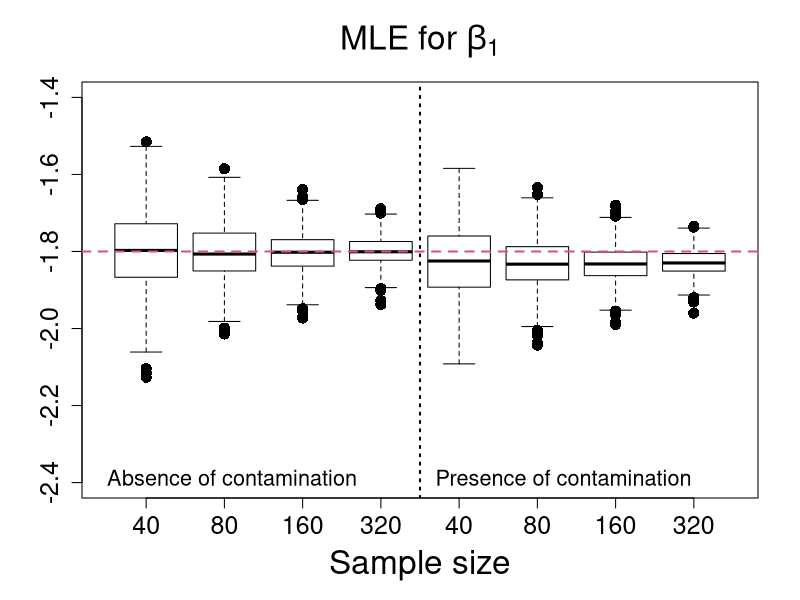
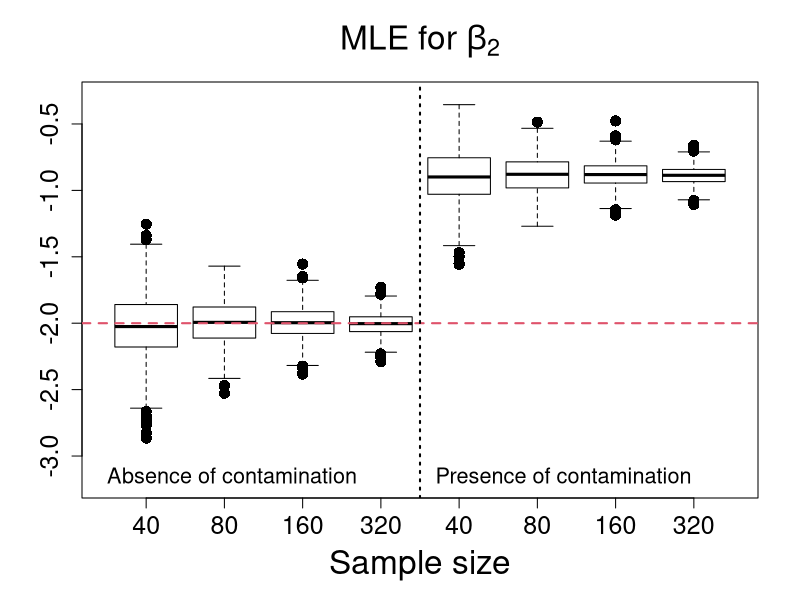
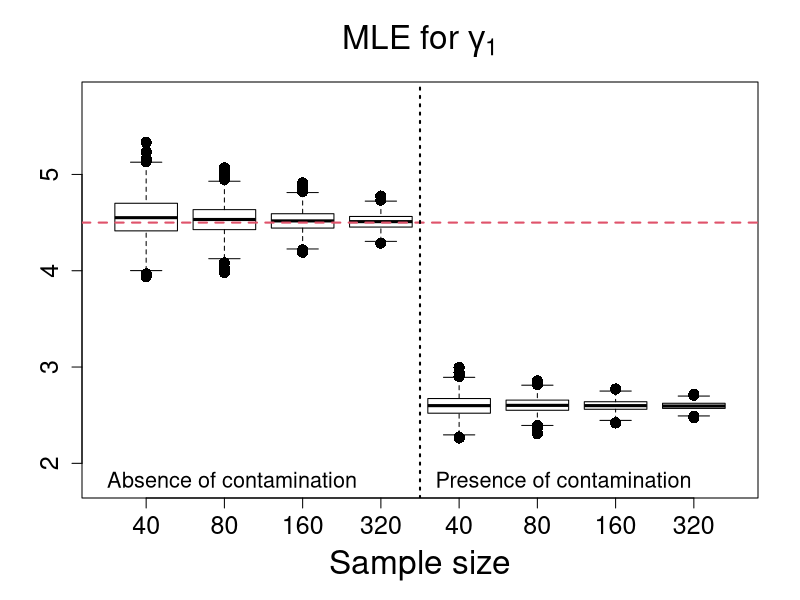
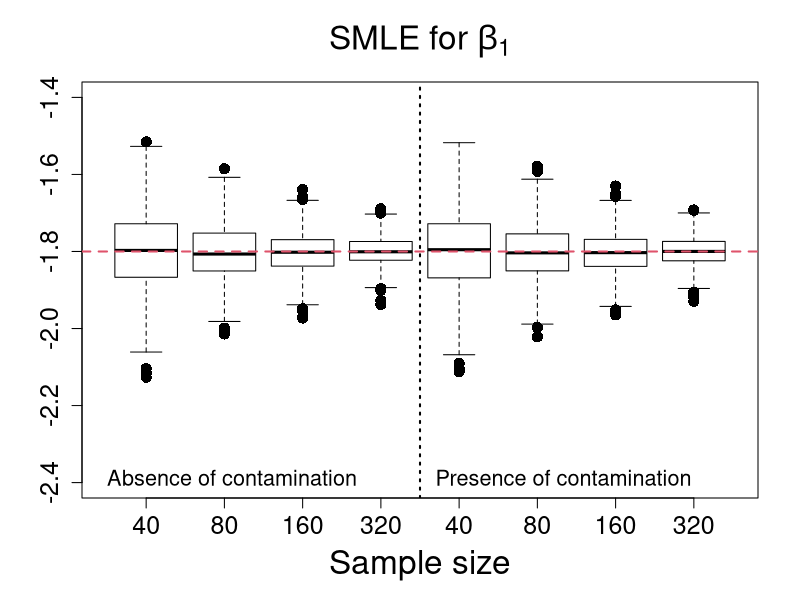
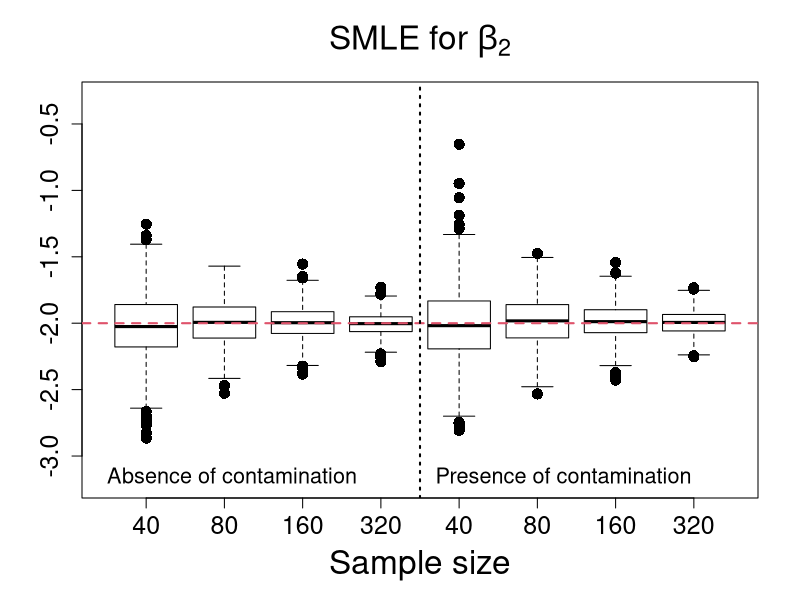
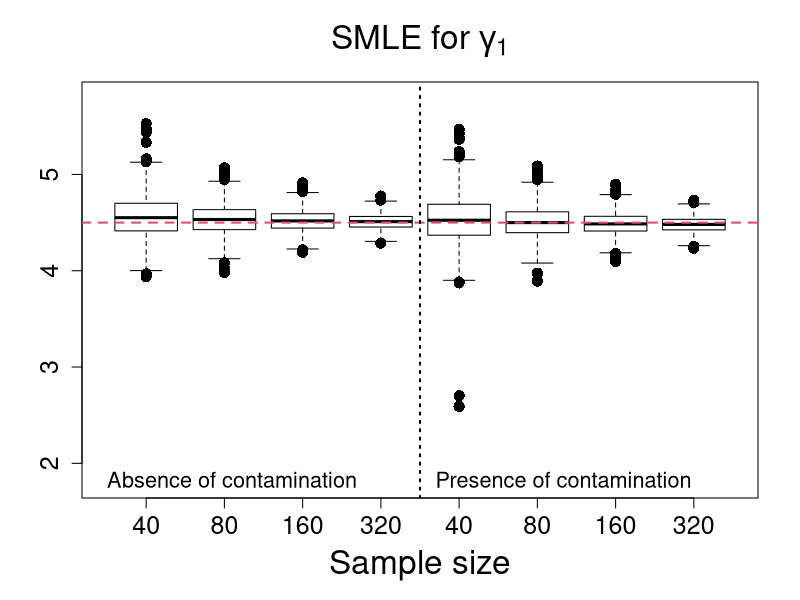
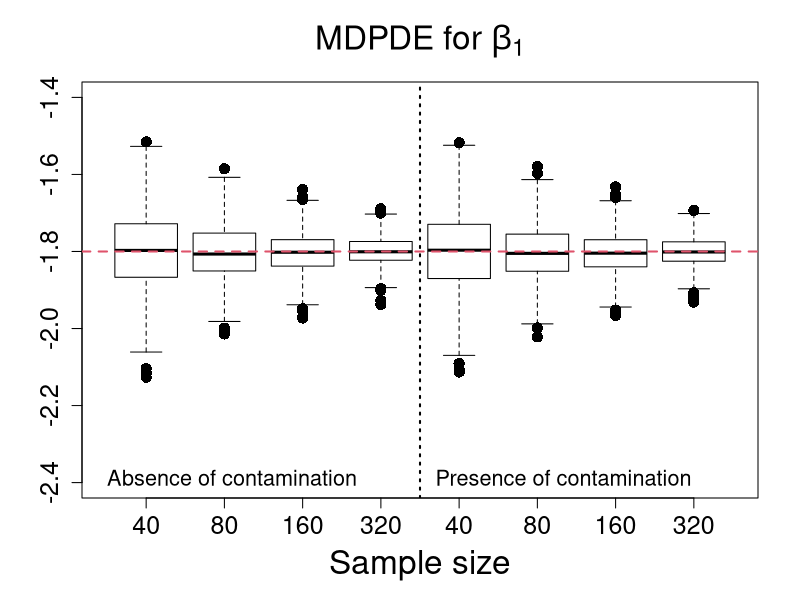
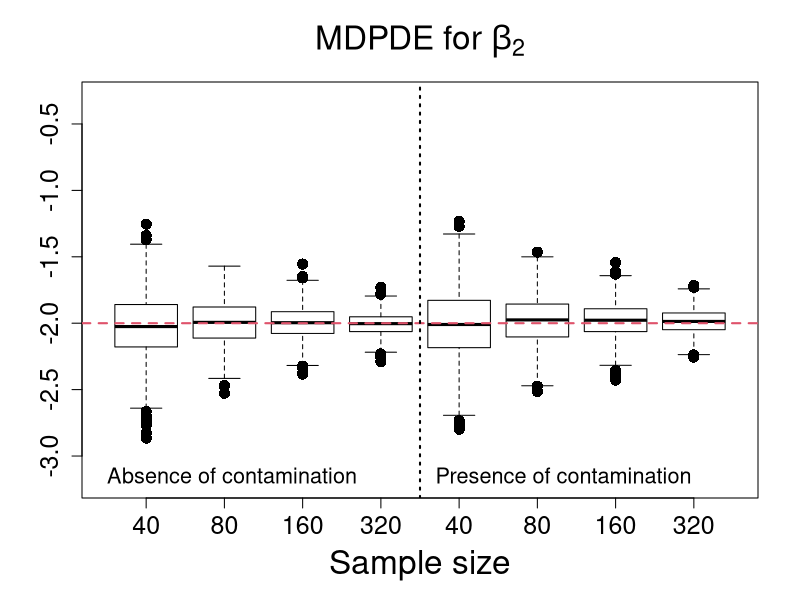

The R script that drew these images, in order:
rm(list=ls())

data40 <- read.table("Estimates_Scenario1_n40.txt", h=T)
data80 <- read.table("Estimates_Scenario1_n80.txt", h=T)
data160 <- read.table("Estimates_Scenario1_n160.txt", h=T)
data320 <- read.table("Estimates_Scenario1_n320.txt", h=T)

#**************************MLE estimates******************************#
MLE_beta1_n40 <- data40$MLE_beta1; MLEC_beta1_n40 <- data40$MLE_C_beta1
MLE_beta2_n40 <- data40$MLE_beta2; MLEC_beta2_n40 <- data40$MLE_C_beta2
MLE_gama1_n40 <- data40$MLE_gama1; MLEC_gama1_n40 <- data40$MLE_C_gama1

MLE_beta1_n80 <- data80$MLE_beta1; MLEC_beta1_n80 <- data80$MLE_C_beta1
MLE_beta2_n80 <- data80$MLE_beta2; MLEC_beta2_n80 <- data80$MLE_C_beta2
MLE_gama1_n80 <- data80$MLE_gama1; MLEC_gama1_n80 <- data80$MLE_C_gama1

MLE_beta1_n160 <- data160$MLE_beta1; MLEC_beta1_n160 <- data160$MLE_C_beta1
MLE_beta2_n160 <- data160$MLE_beta2; MLEC_beta2_n160 <- data160$MLE_C_beta2
MLE_gama1_n160 <- data160$MLE_gama1; MLEC_gama1_n160 <- data160$MLE_C_gama1

MLE_beta1_n320 <- data320$MLE_beta1; MLEC_beta1_n320 <- data320$MLE_C_beta1
MLE_beta2_n320 <- data320$MLE_beta2; MLEC_beta2_n320 <- data320$MLE_C_beta2
MLE_gama1_n320 <- data320$MLE_gama1; MLEC_gama1_n320 <- data320$MLE_C_gama1

#**************************SMLE estimates******************************#
SMLE_beta1_n40 <- data40$SMLE_beta1; SMLEC_beta1_n40 <- data40$SMLE_C_beta1
SMLE_beta2_n40 <- data40$SMLE_beta2; SMLEC_beta2_n40 <- data40$SMLE_C_beta2
SMLE_gama1_n40 <- data40$SMLE_gama1; SMLEC_gama1_n40 <- data40$SMLE_C_gama1

SMLE_beta1_n80 <- data80$SMLE_beta1; SMLEC_beta1_n80 <- data80$SMLE_C_beta1
SMLE_beta2_n80 <- data80$SMLE_beta2; SMLEC_beta2_n80 <- data80$SMLE_C_beta2
SMLE_gama1_n80 <- data80$SMLE_gama1; SMLEC_gama1_n80 <- data80$SMLE_C_gama1

SMLE_beta1_n160 <- data160$SMLE_beta1; SMLEC_beta1_n160 <- data160$SMLE_C_beta1
SMLE_beta2_n160 <- data160$SMLE_beta2; SMLEC_beta2_n160 <- data160$SMLE_C_beta2
SMLE_gama1_n160 <- data160$SMLE_gama1; SMLEC_gama1_n160 <- data160$SMLE_C_gama1

SMLE_beta1_n320 <- data320$SMLE_beta1; SMLEC_beta1_n320 <- data320$SMLE_C_beta1
SMLE_beta2_n320 <- data320$SMLE_beta2; SMLEC_beta2_n320 <- data320$SMLE_C_beta2
SMLE_gama1_n320 <- data320$SMLE_gama1; SMLEC_gama1_n320 <- data320$SMLE_C_gama1

#**************************MDPDE estimates******************************#
MDPDE_beta1_n40 <- data40$MDPDE_beta1; MDPDEC_beta1_n40 <- data40$MDPDE_C_beta1
MDPDE_beta2_n40 <- data40$MDPDE_beta2; MDPDEC_beta2_n40 <- data40$MDPDE_C_beta2
MDPDE_gama1_n40 <- data40$MDPDE_gama1; MDPDEC_gama1_n40 <- data40$MDPDE_C_gama1

MDPDE_beta1_n80 <- data80$MDPDE_beta1; MDPDEC_beta1_n80 <- data80$MDPDE_C_beta1
MDPDE_beta2_n80 <- data80$MDPDE_beta2; MDPDEC_beta2_n80 <- data80$MDPDE_C_beta2
MDPDE_gama1_n80 <- data80$MDPDE_gama1; MDPDEC_gama1_n80 <- data80$MDPDE_C_gama1

MDPDE_beta1_n160 <- data160$MDPDE_beta1; MDPDEC_beta1_n160 <- data160$MDPDE_C_beta1
MDPDE_beta2_n160 <- data160$MDPDE_beta2; MDPDEC_beta2_n160 <- data160$MDPDE_C_beta2
MDPDE_gama1_n160 <- data160$MDPDE_gama1; MDPDEC_gama1_n160 <- data160$MDPDE_C_gama1

MDPDE_beta1_n320 <- data320$MDPDE_beta1; MDPDEC_beta1_n320 <- data320$MDPDE_C_beta1
MDPDE_beta2_n320 <- data320$MDPDE_beta2; MDPDEC_beta2_n320 <- data320$MDPDE_C_beta2
MDPDE_gama1_n320 <- data320$MDPDE_gama1; MDPDEC_gama1_n320 <- data320$MDPDE_C_gama1

#********************MLE estimates****************#

#********************MLE estimates of beta1****************#
boxplot(MLE_beta1_n40,MLE_beta1_n80,MLE_beta1_n160,MLE_beta1_n320,
MLEC_beta1_n40,MLEC_beta1_n80,MLEC_beta1_n160,MLEC_beta1_n320,
main=expression( paste("MLE for ", beta[1])),
xlab="Sample size",ylab="",names=c(40,80,160,320,40,80,160,320),outline=T,
ylim=c(-2.4,-1.4), cex=1.5,cex.lab=2.0,cex.axis=1.5,cex.main=2.0, pch=16, col = NULL)
abline(-1.8,0,col=2,lty=2,lwd=2)
abline(v=4.5,lty=3,lwd=2)
legend(0.0,-2.32,"Absence of contamination",bty="n",cex=1.3)
legend(4.2,-2.32,"Presence of contamination",bty="n",cex=1.3)

#********************MLE estimates of beta2****************#
boxplot(MLE_beta2_n40,MLE_beta2_n80,MLE_beta2_n160,MLE_beta2_n320,
MLEC_beta2_n40,MLEC_beta2_n80,MLEC_beta2_n160,MLEC_beta2_n320,
main=expression( paste("MLE for ", beta[2])),
xlab="Sample size",ylab="",names=c(40,80,160,320,40,80,160,320),outline=T,
ylim=c(-3.2,-0.3), cex=1.5,cex.lab=2.0,cex.axis=1.5,cex.main=2.0, pch=16, col = NULL)
abline(-2.0,0,col=2,lty=2,lwd=2)
abline(v=4.5,lty=3,lwd=2)
legend(0.0,-2.95,"Absence of contamination",bty="n",cex=1.3)
legend(4.2,-2.95,"Presence of contamination",bty="n",cex=1.3)

#********************MLE estimates of gamma1****************#
boxplot(MLE_gama1_n40,MLE_gama1_n80,MLE_gama1_n160,MLE_gama1_n320,
MLEC_gama1_n40,MLEC_gama1_n80,MLEC_gama1_n160,MLEC_gama1_n320,
main=expression( paste("MLE for ", gamma[1])),
xlab="Sample size",ylab="",names=c(40,80,160,320,40,80,160,320),outline=T,
ylim=c(1.8,5.8), cex=1.5,cex.lab=2.0,cex.axis=1.5,cex.main=2.0, pch=16, col = NULL)
abline(4.5,0,col=2,lty=2,lwd=2)
abline(v=4.5,lty=3,lwd=2)
legend(0.0,2.1,"Absence of contamination",bty="n", cex=1.3)
legend(4.2,2.1,"Presence of contamination",bty="n", cex=1.3)

#********************SMLE estimates*******************#

#********************SMLE estimates of beta1****************#
boxplot(SMLE_beta1_n40,SMLE_beta1_n80,SMLE_beta1_n160,SMLE_beta1_n320,
SMLEC_beta1_n40,SMLEC_beta1_n80,SMLEC_beta1_n160,SMLEC_beta1_n320,
main=expression( paste("SMLE for ", beta[1])),
xlab="Sample size",ylab="",names=c(40,80,160,320,40,80,160,320),outline=T,
ylim=c(-2.4,-1.4), cex=1.5,cex.lab=2.0,cex.axis=1.5,cex.main=2.0, pch=16, col = NULL)
abline(-1.8,0,col=2,lty=2,lwd=2)
abline(v=4.5,lty=3,lwd=2)
legend(0.0,-2.32,"Absence of contamination",bty="n",cex=1.3)
legend(4.2,-2.32,"Presence of contamination",bty="n",cex=1.3)

#********************SMLE estimates of beta2****************#
boxplot(SMLE_beta2_n40,SMLE_beta2_n80,SMLE_beta2_n160,SMLE_beta2_n320,
SMLEC_beta2_n40,SMLEC_beta2_n80,SMLEC_beta2_n160,SMLEC_beta2_n320,
main=expression( paste("SMLE for ", beta[2])),
xlab="Sample size",ylab="",names=c(40,80,160,320,40,80,160,320),outline=T,
ylim=c(-3.2,-0.3), cex=1.5,cex.lab=2.0,cex.axis=1.5,cex.main=2.0, pch=16, col = NULL)
abline(-2.0,0,col=2,lty=2,lwd=2)
abline(v=4.5,lty=3,lwd=2)
legend(0.0,-2.95,"Absence of contamination",bty="n",cex=1.3)
legend(4.2,-2.95,"Presence of contamination",bty="n",cex=1.3)

#********************SMLE estimates of gamma1****************#
boxplot(SMLE_gama1_n40,SMLE_gama1_n80,SMLE_gama1_n160,SMLE_gama1_n320,
SMLEC_gama1_n40,SMLEC_gama1_n80,SMLEC_gama1_n160,SMLEC_gama1_n320,
main=expression( paste("SMLE for ", gamma[1])),
xlab="Sample size",ylab="",names=c(40,80,160,320,40,80,160,320),outline=T,
ylim=c(1.8,5.8), cex=1.5,cex.lab=2.0,cex.axis=1.5,cex.main=2.0, pch=16, col = NULL)
abline(4.5,0,col=2,lty=2,lwd=2)
abline(v=4.5,lty=3,lwd=2)
legend(0.0,2.1,"Absence of contamination",bty="n", cex=1.3)
legend(4.2,2.1,"Presence of contamination",bty="n", cex=1.3)

#********************MDPDE estimates****************#

#********************MDPDE estimates of beta1****************#
boxplot(MDPDE_beta1_n40,MDPDE_beta1_n80,MDPDE_beta1_n160,MDPDE_beta1_n320,
MDPDEC_beta1_n40,MDPDEC_beta1_n80,MDPDEC_beta1_n160,MDPDEC_beta1_n320,
main=expression( paste("MDPDE for ", beta[1])),
xlab="Sample size",ylab="",names=c(40,80,160,320,40,80,160,320),outline=T,
ylim=c(-2.4,-1.4), cex=1.5,cex.lab=2.0,cex.axis=1.5,cex.main=2.0, pch=16, col = NULL)
abline(-1.8,0,col=2,lty=2,lwd=2)
abline(v=4.5,lty=3,lwd=2)
legend(0.0,-2.32,"Absence of contamination",bty="n",cex=1.3)
legend(4.2,-2.32,"Presence of contamination",bty="n",cex=1.3)

#********************MDPDE estimates of beta2****************#
boxplot(MDPDE_beta2_n40,MDPDE_beta2_n80,MDPDE_beta2_n160,MDPDE_beta2_n320,
MDPDEC_beta2_n40,MDPDEC_beta2_n80,MDPDEC_beta2_n160,MDPDEC_beta2_n320,
main=expression( paste("MDPDE for ", beta[2])),
xlab="Sample size",ylab="",names=c(40,80,160,320,40,80,160,320),outline=T,
ylim=c(-3.2,-0.3), cex=1.5,cex.lab=2.0,cex.axis=1.5,cex.main=2.0, pch=16, col = NULL)
abline(-2.0,0,col=2,lty=2,lwd=2)
abline(v=4.5,lty=3,lwd=2)
legend(0.0,-2.95,"Absence of contamination",bty="n",cex=1.3)
legend(4.2,-2.95,"Presence of contamination",bty="n",cex=1.3)

#********************MDPDE estimates of gamma1****************#
boxplot(MDPDE_gama1_n40,MDPDE_gama1_n80,MDPDE_gama1_n160,MDPDE_gama1_n320,
MDPDEC_gama1_n40,MDPDEC_gama1_n80,MDPDEC_gama1_n160,MDPDEC_gama1_n320,
main=expression( paste("MDPDE for ", gamma[1])),
xlab="Sample size",ylab="",names=c(40,80,160,320,40,80,160,320),outline=T,
ylim=c(1.8,5.8), cex=1.5,cex.lab=2.0,cex.axis=1.5,cex.main=2.0, pch=16, col = NULL)
abline(4.5,0,col=2,lty=2,lwd=2)
abline(v=4.5,lty=3,lwd=2)
legend(0.0,2.1,"Absence of contamination",bty="n", cex=1.3)
legend(4.2,2.1,"Presence of contamination",bty="n", cex=1.3)












